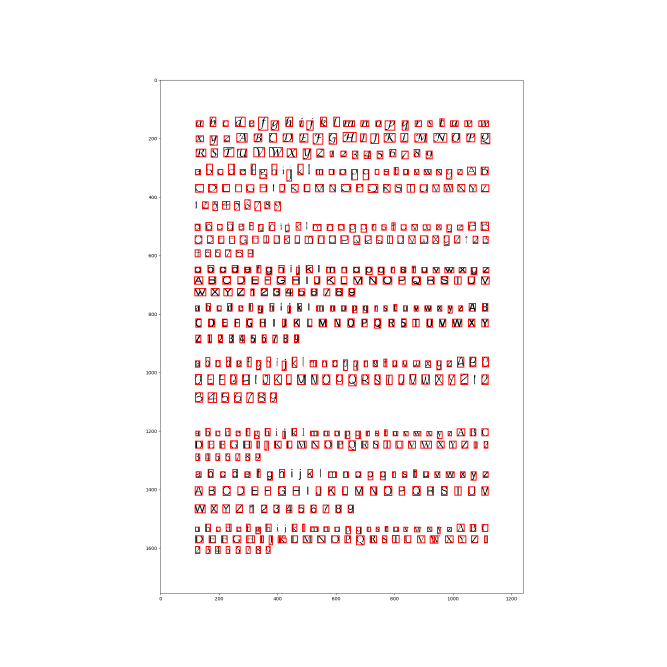
#> input picture models/1.png, 2000 x 2000 px (shown at 1/3 size)
$ python -i Extract_Letters_from_Image.py   (imports and definitions only)   (older library calls are emulated)
#> lines starting #> are read from the running program, lines starting #| are printed output that depends on the picture; after the words box and inside, x2 and y2 are one past the last pixel; in counts of white or black regions, pixels touching at a corner belong together
import numpy as np
import matplotlib.pyplot as plt
import matplotlib.patches as mpatches
import os
from skimage.morphology import label
from skimage.measure import regionprops
from skimage.transform import resize
from scipy.misc import imread
class Extract_Letters:
    def extractFile(self, filename):
#> called with filename = 'models/1.png'
        image = imread(filename,1)
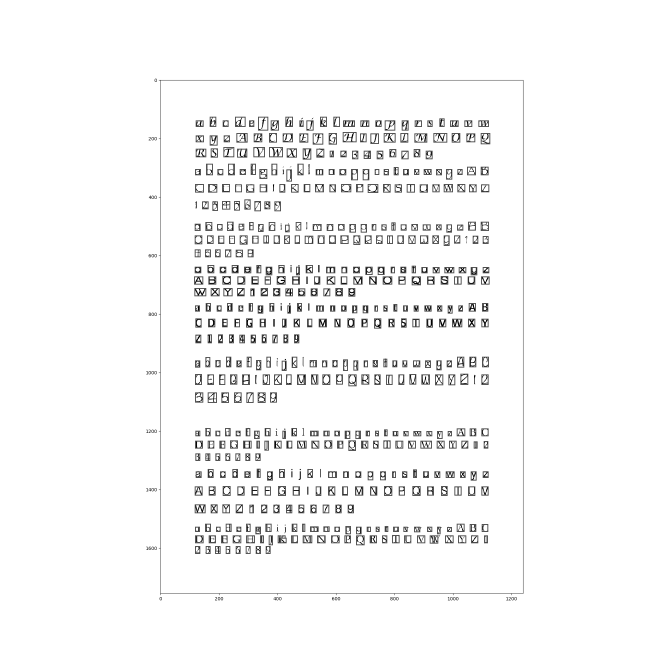
#> image: shape (2000, 2000) float32 (shown at 1/3 size); min 0, max 255, mean 246.5

        #apply threshold in order to make the image binary
        bw = image < 120
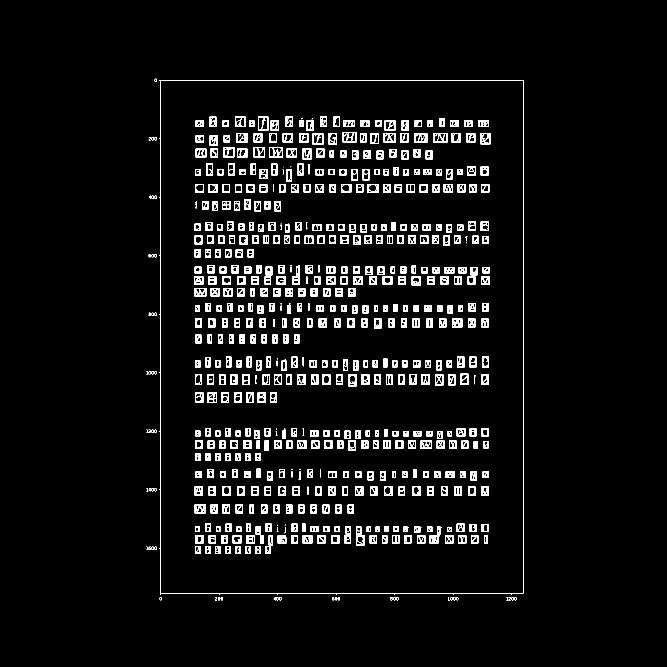
#> bw: shape (2000, 2000) bool (shown at 1/3 size); 4.4% white; 631 white regions (35 under 20 px), largest, box (x1, y1, x2, y2) and area: (477, 240, 1570, 1785) 5320, (807, 441, 849, 472) 619, (1028, 396, 1070, 427) 591

        # remove artifacts connected to image border
        cleared = bw.copy()
        #clear_border(cleared)

        # label image regions
        label_image = label(cleared,neighbors=8)
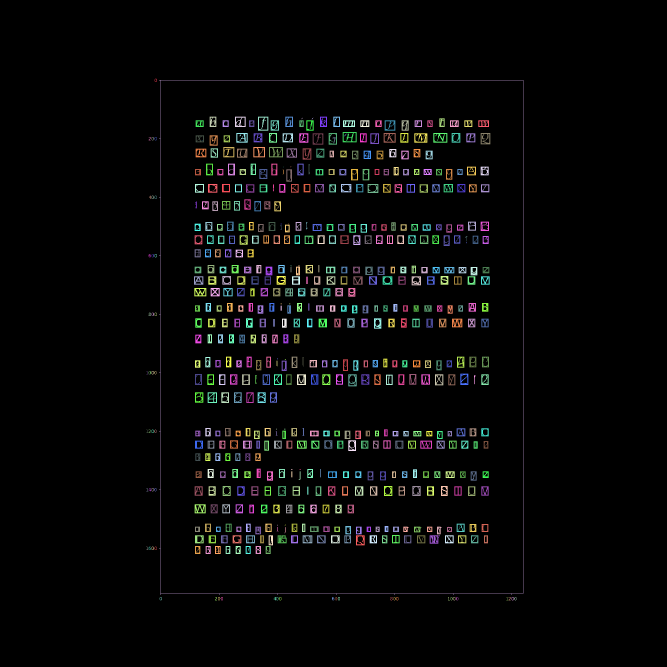
#> label_image: shape (2000, 2000) int32 (shown at 1/3 size); 632 distinct labels, from 0 to 631; one colour per label, 0 black
        borders = np.logical_xor(bw, cleared)
#> borders: shape (2000, 2000) bool; every value is 0
        label_image[borders] = -1


        # fig = plt.figure()
        #ax = fig.add_subplot(131)
        #ax.imshow(bw, cmap='jet')
        image0 = imread(filename)
#> image0 is the input picture: shape (2000, 2000, 4); mean R, G, B, A 251.6, 244.3, 244.3, 255
        fig, ax = plt.subplots(ncols=1, nrows=1, figsize=(20, 20))
        ax.imshow(image0, cmap='jet')

        letters = list()
        order = list()

        for region in regionprops(label_image):
            minr, minc, maxr, maxc = region.bbox
            # skip small images
            if maxc - minc > len(image)/250: # better to use height rather than area.
                rect = mpatches.Rectangle((minc, minr), maxc - minc, maxr - minr,
                                      fill=False, edgecolor='red', linewidth=2)
                order.append(region.bbox)

                ax.add_patch(rect)
#> this loop made 631 passes
#> (minr, minc, maxr, maxc) on passes 1 to 3: (236, 464, 246, 471), (240, 477, 1785, 1570), (350, 629, 381, 649)
#> after the loop, order = 526 items, first 6: (240, 477, 1785, 1570), (350, 629, 381, 649), (350, 705, 381, 737), (350, 774, 392, 805), (350, 856, 381, 879), (350, 960, 381, 981)

        Character_found_dir='/'.join(filename.replace('/','/Character_found/').split('/')[0:-1])
        if not os.path.exists(Character_found_dir):
            os.makedirs(Character_found_dir)
        plt.savefig(filename.replace('/','/Character_found/'))
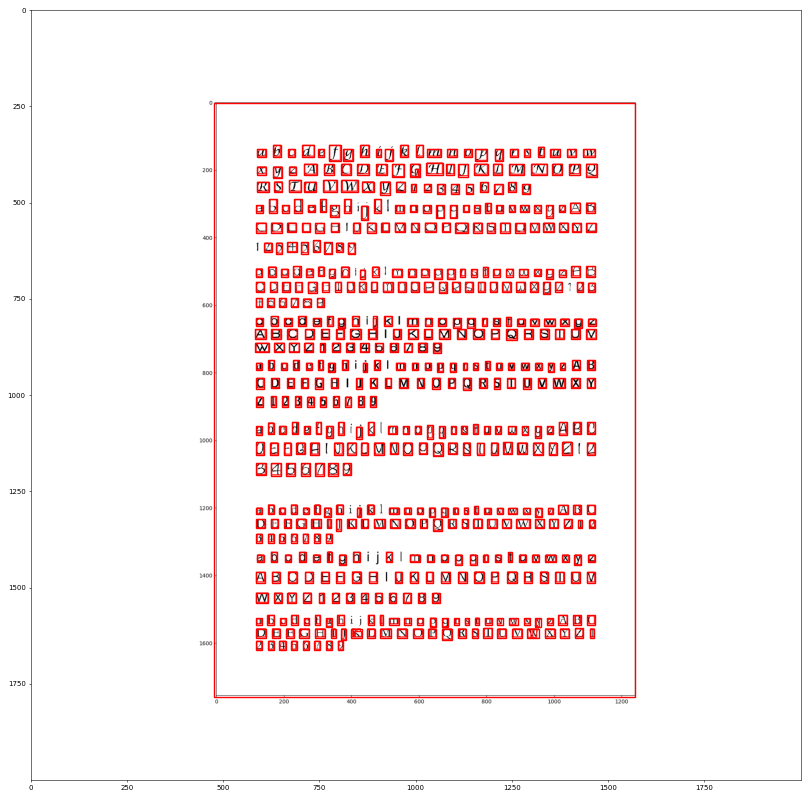
#> figure drawn by matplotlib, 1 panel
        #sort the detected characters left->right, top->bottom
        lines = list()
        first_in_line = ''
        counter = 0

        #worst case scenario there can be 1 character per line
        for x in range(len(order)):
            lines.append([])
#> after the loop, lines = 526 items, first 6: [], [], [], [], [], []

        for character in order:
            if first_in_line == '':
                first_in_line = character
                lines[counter].append(character)
            elif abs(character[0] - first_in_line[0]) < (first_in_line[2] - first_in_line[0]):
                lines[counter].append(character)
            elif abs(character[0] - first_in_line[0]) > (first_in_line[2] - first_in_line[0]):
                first_in_line = character
                counter += 1
                lines[counter].append(character)
#> this loop made 526 passes
#> character on passes 2 to 13: (350, 629, 381, 649), (350, 705, 381, 737), (350, 774, 392, 805), (350, 856, 381, 879), (350, 960, 381, 981), (350, 1000, 381, 1020), (355, 1318, 381, 1334), (361, 587, 381, 611), (361, 668, 381, 686), (361, 747, 381, 763), (361, 812, 392, 837), (361, 898, 381, 911)
#> after the loop, counter = 0


        for x in range(len(lines)):
            lines[x].sort(key=lambda tup: tup[1])

        final = list()
        prev_tr = 0
        prev_line_br = 0

        for i in range(len(lines)):
            for j in range(len(lines[i])):
                tl_2 = lines[i][j][1]
                bl_2 = lines[i][j][0]
                if tl_2 > prev_tr and bl_2 > prev_line_br:
                    tl,tr,bl,br = lines[i][j]
                    letter_raw = bw[tl:bl,tr:br]
                    letter_norm = resize(letter_raw ,(20 ,20))
                    final.append(letter_norm)
                    prev_tr = lines[i][j][3]
                if j == (len(lines[i])-1):
                    prev_line_br = lines[i][j][2]
            prev_tr = 0
            tl_2 = 0
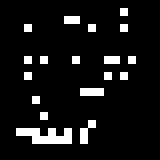
#> letter_norm: shape (20, 20) bool (shown 8 times larger); 8.2% white in thin lines or dots, all inside (x1, y1, x2, y2) = (2, 1, 17, 18)
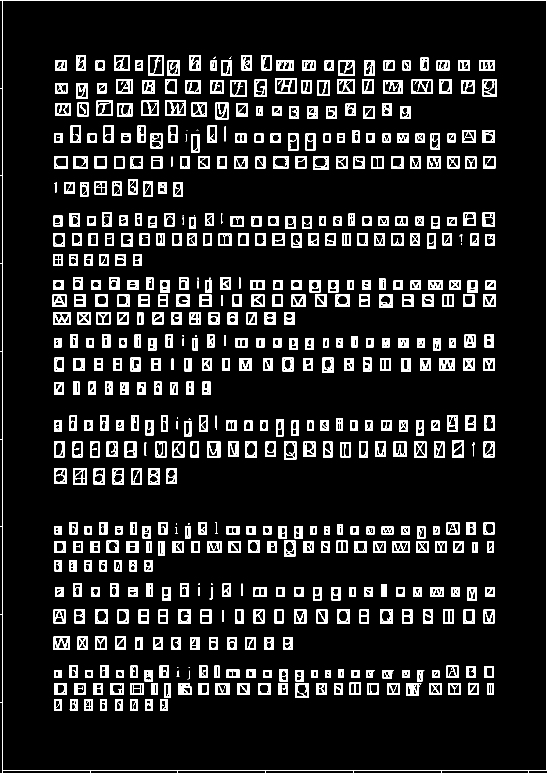
#> letter_raw: shape (1545, 1093) bool (shown at 1/2 size); 10.2% white; 581 white regions (29 under 20 px), largest, box (x1, y1, x2, y2) and area: (0, 0, 1093, 1545) 5320, (330, 201, 372, 232) 619, (551, 156, 593, 187) 591
#> after the loop, bl = 1785; br = 1570; final = 1 item; tl = 240; tr = 477
        print ('Characters recognized: ' + str(len(final)))
#| Characters recognized: 1
        return final


    def __init__(self):
        print ("Extracting characters...")

>>> result = Extract_Letters().extractFile('models/1.png')
#> result = 1 item
